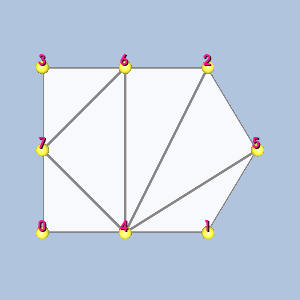

Recreate this plot in Python.
#!/usr/bin/env python

# Render a single quadratic polygon isoparametric cell with vertex-ordering
# labels and gold sphere glyphs at the vertices. The quadratic polygon uses
# explicitly defined points (not parametric coordinates).

# Factory overrides: importing these modules registers the OpenGL rendering
# and interaction style implementations for vtkRenderingCore factory classes.
import vtkmodules.vtkInteractionStyle  # noqa: F401
import vtkmodules.vtkRenderingOpenGL2  # noqa: F401
# VTK pipeline classes used in this example
from vtkmodules.vtkCommonCore import vtkPoints
from vtkmodules.vtkCommonDataModel import (
    vtkQuadraticPolygon,
    vtkUnstructuredGrid,
)
from vtkmodules.vtkFiltersSources import vtkSphereSource
from vtkmodules.vtkRenderingCore import (
    vtkActor,
    vtkActor2D,
    vtkDataSetMapper,
    vtkGlyph3DMapper,
    vtkProperty,
    vtkRenderWindow,
    vtkRenderWindowInteractor,
    vtkRenderer,
    vtkTextProperty,
)
from vtkmodules.vtkRenderingLabel import vtkLabeledDataMapper

# Colors (normalized RGB)
dark_salmon_rgb = (0.914, 0.588, 0.478)
seashell_rgb = (1.0, 0.961, 0.933)
gold_rgb = (1.0, 0.843, 0.0)
yellow_rgb = (1.0, 1.0, 0.0)
deep_pink_rgb = (1.0, 0.078, 0.576)
background_rgb = (0.690, 0.769, 0.871)

# Cell: explicitly defined 8-point quadratic polygon
cell = vtkQuadraticPolygon()
cell.GetPoints().SetNumberOfPoints(8)
cell.GetPoints().SetPoint(0, 0.0, 0.0, 0.0)
cell.GetPoints().SetPoint(1, 1.0, 0.0, 0.0)
cell.GetPoints().SetPoint(2, 1.0, 1.0, 0.0)
cell.GetPoints().SetPoint(3, 0.0, 1.0, 0.0)
cell.GetPoints().SetPoint(4, 0.5, 0.0, 0.0)
cell.GetPoints().SetPoint(5, 1.3, 0.5, 0.0)
cell.GetPoints().SetPoint(6, 0.5, 1.0, 0.0)
cell.GetPoints().SetPoint(7, 0.0, 0.5, 0.0)
cell.GetPointIds().SetNumberOfIds(8)
for i in range(8):
    cell.GetPointIds().SetId(i, i)

# Unstructured grid
grid = vtkUnstructuredGrid()
grid.SetPoints(cell.GetPoints())
grid.InsertNextCell(cell.GetCellType(), cell.GetPointIds())

# Center the cell at the origin
bounds = grid.GetBounds()
pts = grid.GetPoints()
new_pts = vtkPoints()
new_pts.SetNumberOfPoints(pts.GetNumberOfPoints())
for i in range(pts.GetNumberOfPoints()):
    px, py, pz = pts.GetPoint(i)
    new_pts.SetPoint(i, px - (bounds[0] + bounds[1]) / 2.0,
                     py - (bounds[2] + bounds[3]) / 2.0,
                     pz - (bounds[4] + bounds[5]) / 2.0)
grid.SetPoints(new_pts)

# Cell surface property
cell_surface_property = vtkProperty()
cell_surface_property.SetAmbientColor(dark_salmon_rgb)
cell_surface_property.SetDiffuseColor(seashell_rgb)
cell_surface_property.SetSpecularColor(1.0, 1.0, 1.0)
cell_surface_property.SetSpecular(0.5)
cell_surface_property.SetDiffuse(0.7)
cell_surface_property.SetAmbient(0.5)
cell_surface_property.SetSpecularPower(20.0)
cell_surface_property.SetOpacity(0.9)
cell_surface_property.EdgeVisibilityOn()
cell_surface_property.SetLineWidth(3)

mapper = vtkDataSetMapper()
mapper.SetInputData(grid)
actor = vtkActor()
actor.SetMapper(mapper)
actor.SetProperty(cell_surface_property)

# Vertex labels
label_text_property = vtkTextProperty()
label_text_property.BoldOn()
label_text_property.ShadowOn()
label_text_property.SetJustificationToCentered()
label_text_property.SetColor(deep_pink_rgb)
label_text_property.SetFontSize(14)

label_mapper = vtkLabeledDataMapper()
label_mapper.SetInputData(grid)
label_mapper.SetLabelTextProperty(label_text_property)
label_actor = vtkActor2D()
label_actor.SetMapper(label_mapper)

# Vertex glyphs: gold spheres
sphere = vtkSphereSource()
sphere.SetPhiResolution(21)
sphere.SetThetaResolution(21)
sphere.SetRadius(0.04)

glyph_mapper = vtkGlyph3DMapper()
glyph_mapper.SetInputData(grid)
glyph_mapper.SetSourceConnection(sphere.GetOutputPort())
glyph_mapper.ScalingOn()
glyph_mapper.ScalarVisibilityOff()

point_glyph_property = vtkProperty()
point_glyph_property.SetAmbientColor(gold_rgb)
point_glyph_property.SetDiffuseColor(yellow_rgb)
point_glyph_property.SetSpecularColor(1.0, 1.0, 1.0)
point_glyph_property.SetSpecular(0.5)
point_glyph_property.SetDiffuse(0.7)
point_glyph_property.SetAmbient(0.5)
point_glyph_property.SetSpecularPower(20.0)
point_glyph_property.SetOpacity(1.0)

glyph_actor = vtkActor()
glyph_actor.SetMapper(glyph_mapper)
glyph_actor.SetProperty(point_glyph_property)

# Renderer
renderer = vtkRenderer()
renderer.AddActor(actor)
renderer.AddActor(label_actor)
renderer.AddActor(glyph_actor)
renderer.SetBackground(background_rgb)

# Window
render_window = vtkRenderWindow()
render_window.AddRenderer(renderer)
render_window.SetWindowName("isoparametric cell quadratic polygon")
render_window.SetMultiSamples(0)
render_window.SetSize(300, 300)

# Interactor
render_window_interactor = vtkRenderWindowInteractor()
render_window_interactor.SetRenderWindow(render_window)

# Scene: configure the camera
renderer.ResetCamera()

render_window_interactor.Initialize()
render_window_interactor.Start()
